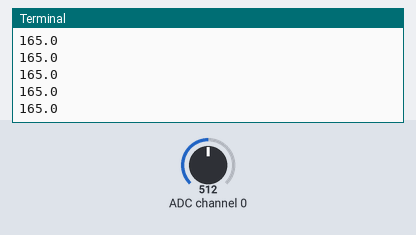
The program below on a simulated Raspberry Pi (BCM pin numbers). Shown: the last lines printed to the terminal. Inputs (shaded band) come from the test bench; at power-on: ADC channel 0 = 512 (analog values on the 0–1023 scale). Files the program writes start out absent.

Above: at 1.2 s.
1.3 s: ADC channel 0 set to 716
At 1.42 s:
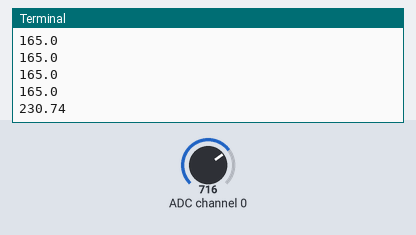
2.8 s: ADC channel 0 set to 900
At 2.83 s:
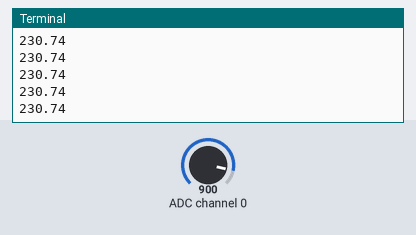
Timing chart, 0 to 5.8 s (numbered marks = the images above; inputs shaded):
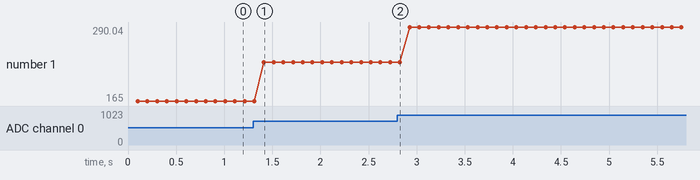

The program:

rfacing-a-temperature-sensor-and-recording-its-data-to-a-file.py
```python
#!/usr/bin/python

import RPi.GPIO as GPIO
import time
import spidev

def loop():
	# Create an instance
	spi = spidev.SpiDev()
	# Open CE0 of Raspberry Pi, to which MCP3002 ADC is connected
	spi.open(0,0)
	fh = open("/tmp/temp.txt", "w")
	try:
		while True:
			# # Send start bit, sgl/diff, odd/sign, MSBF
	                # channel = 0 sends 0000 0001 1000 0000 0000 0000
 	                # channel = 1 sends 0000 0001 1100 0000 0000 0000
                        # sgl/diff = 1; odd/sign = channel; MSBF = 0

			r = spi.xfer2([1,(2+0)<<6,0])

			# spi.xfer2 returns same number of 8 bit bytes
		        # as sent. In this case, 3 - 8 bit bytes are returned
		        # We must then parse out the correct 10 bit byte from
		        # the 24 bits returned. The following line discards
		        # all bits but the 10 data bits from the center of
		        # the last 2 bytes: XXXX XXXX - XXXX DDDD - DDDD DDXX

			ret = ((r[1]&31) << 6) + (r[2] >> 2)

			# As 3.3V is AREF and its 10 bit ADC. So we have 2^10 i.e
			# 1024 samples within 3.3V. This means, 0 means 0V and 1024 is 3.3V
			# 'ret' will have the decimal equivalent of 10 bits received.
			# Convert 'ret' to actual analog voltage to know the
			# temperature in deg centigrade (LM35 datasheet says 10mv/degC)
			# 1024 -> 3.3V, hence, 1 sample -> 3.3/1024V, 'ret' number of samples=3.3*ret/1024V

			LM35_volts = (ret * 3.3) / 1024

			# 10mV=1degC or 0.01V=1degC. So, number of 10mV in LM35_volts
			temp = LM35_volts / 0.01
			fh = open("/tmp/temp.txt", "a")
			fh.write(str(round(temp,2)))
			fh.write("\n")
			fh.close()
			time.sleep(0.1)
			print round(temp,2)
	except KeyboardInterrupt:
		#GPIO.cleanup()
		spi.close()
		print "Good Bye!"

if __name__ == "__main__":
	loop()
```

Measured:
- after the input at 1.3 s, the terminal: prints a new line after 0.11 s (image 1)
- plotted number 1: 165 → 230.74 after the input at 1.3 s, 230.74 → 290.04 after the input at 2.8 s
